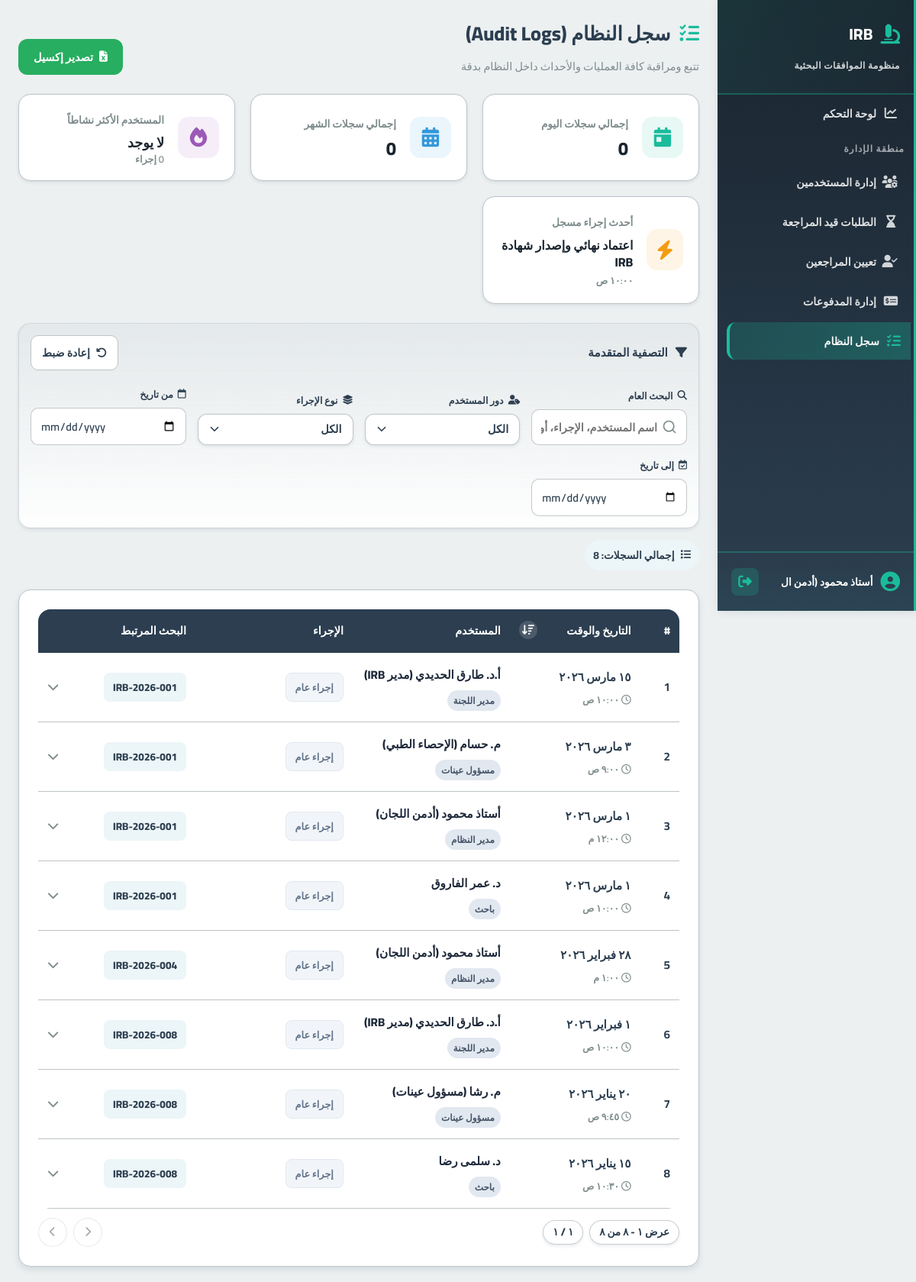
The app's page /features/admin/system_logs.php (signed in), older data.
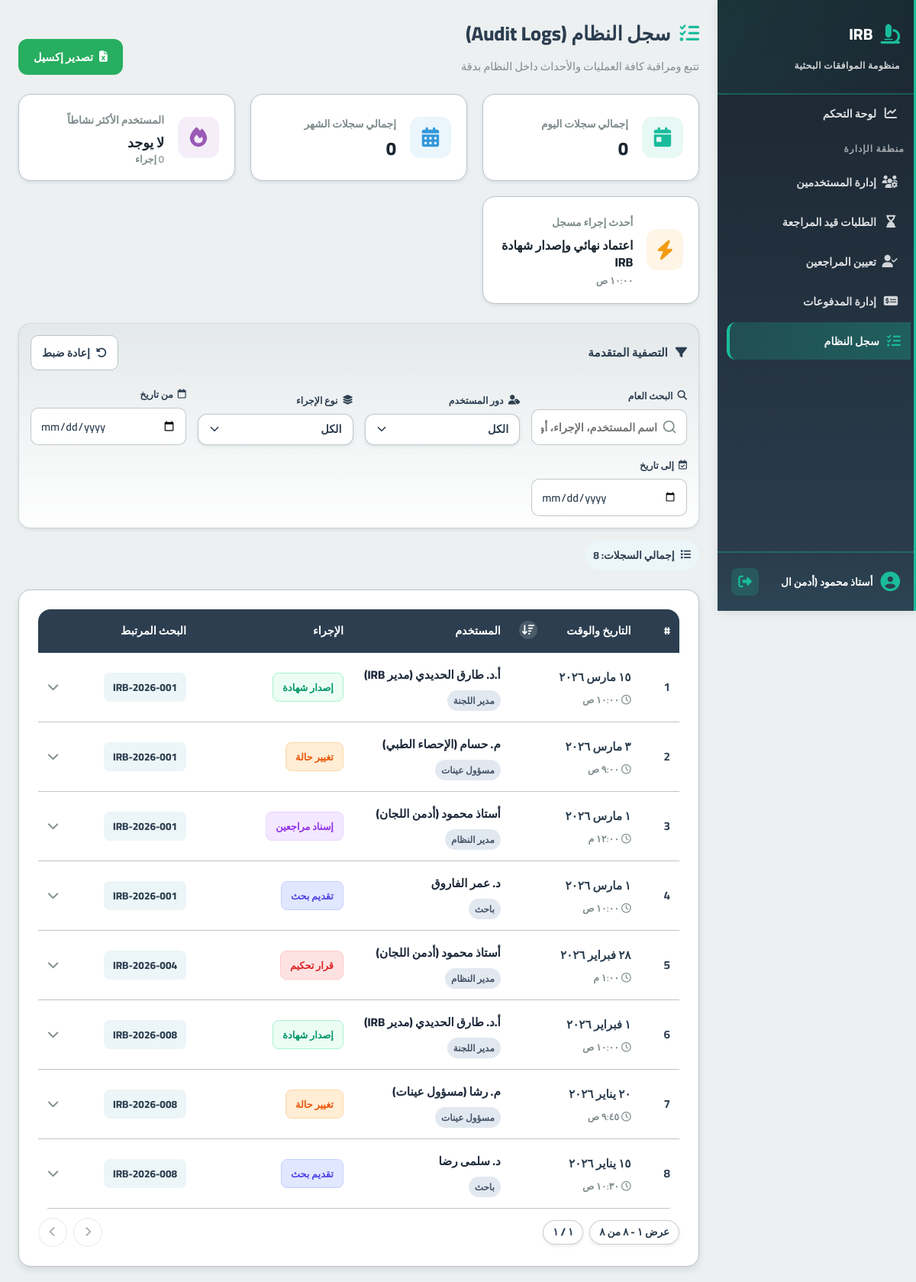
The same page, newer data.
### tables this page shows
CREATE TABLE logs (
    id INT AUTO_INCREMENT PRIMARY KEY,
    application_id INT,
    user_id INT,
    action VARCHAR(255),
    type VARCHAR(50) NULL,
    created_at TIMESTAMP DEFAULT CURRENT_TIMESTAMP,
    FOREIGN KEY (application_id) REFERENCES applications(id) ON DELETE SET NULL,
    FOREIGN KEY (user_id) REFERENCES users(id)
);

CREATE TABLE users (
    id INT AUTO_INCREMENT PRIMARY KEY,
    role ENUM('student','admin','sample_officer','reviewer','manager') NOT NULL,
    full_name VARCHAR(255),
    email VARCHAR(255) UNIQUE,
    password_hash VARCHAR(255),
    national_id VARCHAR(20),
    phone_number VARCHAR(20),
    faculty VARCHAR(150),
    department VARCHAR(150),
    id_front_url VARCHAR(255),
    id_back_url VARCHAR(255),
    is_active BOOLEAN DEFAULT FALSE,
    created_at TIMESTAMP DEFAULT CURRENT_TIMESTAMP
);

CREATE TABLE applications (
    id INT AUTO_INCREMENT PRIMARY KEY,
    student_id INT,
    serial_number VARCHAR(50) UNIQUE,
    title TEXT,
    principal_investigator VARCHAR(255),
    co_investigators JSON,
    current_stage ENUM(
        'pending_admin', 'awaiting_initial_payment', 'awaiting_sample_calc',
        'awaiting_sample_payment', 'under_review','approved_by_reviewer','approved', 'rejected'
    ) DEFAULT 'pending_admin',
    is_blinded BOOLEAN DEFAULT TRUE,
    created_at TIMESTAMP DEFAULT CURRENT_TIMESTAMP,
    updated_at TIMESTAMP DEFAULT CURRENT_TIMESTAMP ON UPDATE CURRENT_TIMESTAMP,
    FOREIGN KEY (student_id) REFERENCES users(id) ON DELETE CASCADE,
    INDEX(student_id),
    INDEX(current_stage)
);

### classes/Database.php (called while the page is built, shortened)
<?php
class Database
{
    public $conn;
    public function __construct()
    {
        $env = require __DIR__ . '/../includes/env.php';
        $this->host = $env['DB_HOST'];
        $this->user = $env['DB_USER'];
        $this->pass = $env['DB_PASS'];
        $this->db = $env['DB_NAME'];
        $this->port = $env['DB_PORT'];
        $this->conn = new mysqli($this->host, $this->user, $this->pass, $this->db, $this->port);
        $this->conn->set_charset("utf8mb4");
    }
    public function getconn() {
        return $this->conn;
    }
}
?>

### classes/SystemLogs.php (called while the page is built, shortened)
<?php
class SystemLogs
{
    private $db;
    public function __construct($db)
    {
        $this->db = $db;
    }
    public function getAllLogs()
    {
        $sql = "
            SELECT
                l.id,
                l.action,
                l.type,
                l.created_at,
                u.full_name,
                u.role,
                a.serial_number,
                a.id as application_id
            FROM logs l
            LEFT JOIN users u ON l.user_id = u.id
            LEFT JOIN applications a ON l.application_id = a.id
            ORDER BY l.created_at DESC
        ";
        $result = $this->db->query($sql);
        $logs = [];
        if ($result) {
            while ($row = $result->fetch_assoc()) {
                $typeInfo = $this->getTypeInfo($row['type'] ?? 'general');
                $row['action_type'] = $typeInfo['type'];
                $row['action_label'] = $typeInfo['label'];
                $row['badge_class'] = $typeInfo['badge_class'];
                $logs[] = $row;
            }
        }
        return $logs;
    }
    private function getTypeInfo($type)
    {
        $map = [
            'login'        => ['type' => 'login', 'label' => 'تسجيل دخول', 'badge_class' => 'status-badge status-login'],
            'registration' => ['type' => 'registration', 'label' => 'تسجيل جديد', 'badge_class' => 'status-badge status-registration'],
            'profile'      => ['type' => 'profile', 'label' => 'تحديث الملف', 'badge_class' => 'status-badge status-profile'],
            'payment'      => ['type' => 'payment', 'label' => 'عملية دفع', 'badge_class' => 'status-badge status-payment'],
            'submission'   => ['type' => 'submission', 'label' => 'تقديم بحث', 'badge_class' => 'status-badge status-submission'],
            'document'     => ['type' => 'document', 'label' => 'إدارة المستندات', 'badge_class' => 'status-badge status-document'],
            'assignment'   => ['type' => 'assignment', 'label' => 'إسناد مراجعين', 'badge_class' => 'status-badge status-assignment'],
            'status_change'=> ['type' => 'status_change', 'label' => 'تغيير حالة', 'badge_class' => 'status-badge status-change'],
            'decision'     => ['type' => 'decision', 'label' => 'قرار تحكيم', 'badge_class' => 'status-badge status-decision'],
            'certificate'  => ['type' => 'certificate', 'label' => 'إصدار شهادة', 'badge_class' => 'status-badge status-certificate'],
            'general'      => ['type' => 'general', 'label' => 'إجراء عام', 'badge_class' => 'status-badge status-general']
        ];
        return $map[$type] ?? $map['general'];
    }
}

### includes/irb_helpers.php (called while the page is built, shortened)
<?php
if (!function_exists('irb_convert_to_arabic_digits')) {
    function irb_convert_to_arabic_digits($value)
    {
        return strtr((string) $value, [
            '0' => '٠',
            '1' => '١',
            '2' => '٢',
            '3' => '٣',
            '4' => '٤',
            '5' => '٥',
            '6' => '٦',
            '7' => '٧',
            '8' => '٨',
            '9' => '٩',
        ]);
    }
}
if (!function_exists('irb_format_arabic_date')) {
    function irb_format_arabic_date($dateValue)
    {
        try {
            $date = new DateTime($dateValue);
            $arabicMonths = [
                1 => 'يناير',
                2 => 'فبراير',
                3 => 'مارس',
                4 => 'أبريل',
                5 => 'مايو',
                6 => 'يونيو',
                7 => 'يوليو',
                8 => 'أغسطس',
                9 => 'سبتمبر',
                10 => 'أكتوبر',
                11 => 'نوفمبر',
                12 => 'ديسمبر',
            ];
            $day = irb_convert_to_arabic_digits($date->format('j'));
            $month = $arabicMonths[(int) $date->format('n')];
            $year = irb_convert_to_arabic_digits($date->format('Y'));
            return $day . ' ' . $month . ' ' . $year;
        } catch (Exception $exception) {
            return (string) $dateValue;
        }
    }
}
if (!function_exists('irb_format_arabic_time')) {
    function irb_format_arabic_time($dateValue)
    {
        try {
            $date = new DateTime($dateValue);
            $time = irb_convert_to_arabic_digits($date->format('g:i'));
            $period = $date->format('A') === 'AM' ? 'ص' : 'م';
            return $time . ' ' . $period;
        } catch (Exception $exception) {
            return '';
        }
    }
}

### features/admin/system_logs.php (the view, shortened to what the rows shown need)
<?php
require_once '../../init.php';
require_once '../../includes/irb_helpers.php';
require_once '../../classes/SystemLogs.php';
$dbobj = new Database();
$systemLogs = new SystemLogs($dbobj->getconn());
$logs = $systemLogs->getAllLogs();
$roleTranslations = [
    'admin' => 'مدير النظام',
    'manager' => 'مدير اللجنة',
    'reviewer' => 'مراجع',
    'sample_officer' => 'مسؤول عينات',
    'student' => 'باحث'
];
?>
<!DOCTYPE html>
<html lang="ar" dir="rtl">
<head>
    <link rel="stylesheet" href="https://cdnjs.cloudflare.com/ajax/libs/font-awesome/6.4.0/css/all.min.css">
    <link rel="stylesheet" href="/irb-digital-system/includes/style.css">
    <link rel="stylesheet" href="/irb-digital-system/assets/css/global.css">
    <link rel="stylesheet" href="/irb-digital-system/assets/css/irb-select.css">
    <link rel="stylesheet" href="/irb-digital-system/assets/css/irb-pagination.css">
</head>
<body>
    <div class="content">
        <div class="page-header">
            <div>
                <h2 class="page-title"><i class="fa-solid fa-list-check"></i> سجل النظام (Audit Logs)</h2>
            </div>
        </div>
        <div class="data-card">
            <div class="table-wrap">
                <table class="data-table" id="logsTable">
                    <thead>
                        <tr>
                            <th width="5%">#</th>
                            <th width="15%" class="sortable-header">
                                <button type="button" id="dateSortHeader" class="sortable-button" aria-label="ترتيب حسب الوقت">
                                    <span>التاريخ والوقت</span>
                                    <span class="sort-direction" id="dateSortIcon"><i class="fa-solid fa-arrow-down-wide-short"></i></span>
                                </button>
                            </th>
                            <th width="20%">المستخدم</th>
                            <th width="20%">الإجراء</th>
                            <th width="15%">البحث المرتبط</th>
                            <th width="5%"></th>
                        </tr>
                    </thead>
                    <tbody id="logsTableBody">
                        <?php if (empty($logs)): ?>
                            <tr><td colspan="6"><div class="no-results" style="display:block;"><i class="fa-solid fa-folder-open"></i><p style="font-weight:700;font-size:1.05rem;">لا توجد أي سجلات</p></div></td></tr>
                        <?php else: ?>
                            <?php foreach ($logs as $index => $row):
                                $userRole = $row['role'] ? ($roleTranslations[$row['role']] ?? $row['role']) : 'نظام';
                                $userName = $row['full_name'] ? $row['full_name'] : 'النظام الآلي';
                                $searchBlob = strtolower($userName . ' ' . $row['action'] . ' ' . $row['serial_number']);
                                $rawDate = date('Y-m-d', strtotime($row['created_at']));
                            ?>
                                <tr class="main-row"
                                    data-search="<?= htmlspecialchars($searchBlob) ?>"
                                    data-role="<?= $row['role'] ?? 'system' ?>"
                                    data-type="<?= $row['action_type'] ?>"
                                    data-date="<?= htmlspecialchars($rawDate) ?>"
                                    data-sortdate="<?= $row['created_at'] ?>"
                                    onclick="toggleRow(this)">
                                    <td><strong><?= $index + 1 ?></strong></td>
                                    <td>
                                        <div class="date-cell">
                                            <span><?= htmlspecialchars(irb_format_arabic_date($row['created_at'])) ?></span>
                                            <small><i class="fa-regular fa-clock"></i> <?= htmlspecialchars(irb_format_arabic_time($row['created_at'])) ?></small>
                                        </div>
                                    </td>
                                    <td>
                                        <div class="name"><?= htmlspecialchars($userName) ?></div>
                                        <div class="role-badge"><?= $userRole ?></div>
                                    </td>
                                    <td>
                                        <span class="<?= $row['badge_class'] ?>">
                                            <?= htmlspecialchars($row['action_label']) ?>
                                        </span>
                                    </td>
                                    <td>
                                        <?php if($row['serial_number']): ?>
                                            <a href="/irb-digital-system/features/admin/application_details.php?id=<?= $row['application_id'] ?>" class="badge-serial" onclick="event.stopPropagation()">
                                                <?= htmlspecialchars($row['serial_number']) ?>
                                            </a>
                                        <?php else: ?>
                                            <span style="color:var(--text-muted); font-weight:800;">—</span>
                                        <?php endif; ?>
                                    </td>
                                    <td style="text-align:left;"><i class="fa-solid fa-chevron-down chevron-icon"></i></td>
                                </tr>
                            <?php endforeach; ?>
                        <?php endif; ?>
                    </tbody>
                </table>
            </div>
        </div>
    </div>
</body>
</html>

Row changes from the older to the newer data that the page shows:
changed logs "١٥ مارس ٢٠٢٦": action_label "إجراء عام" → "إصدار شهادة"
changed logs "٣ مارس ٢٠٢٦": action_label "إجراء عام" → "تغيير حالة"
changed logs (number 3 of 8 on the later page): action_label "إجراء عام" → "إسناد مراجعين"
changed logs "د. عمر الفاروق": action_label "إجراء عام" → "تقديم بحث"
changed logs "٢٨ فبراير ٢٠٢٦": action_label "إجراء عام" → "قرار تحكيم"
changed logs "١ فبراير ٢٠٢٦": action_label "إجراء عام" → "إصدار شهادة"
changed logs "٢٠ يناير ٢٠٢٦": action_label "إجراء عام" → "تغيير حالة"
changed logs "١٥ يناير ٢٠٢٦": action_label "إجراء عام" → "تقديم بحث"
